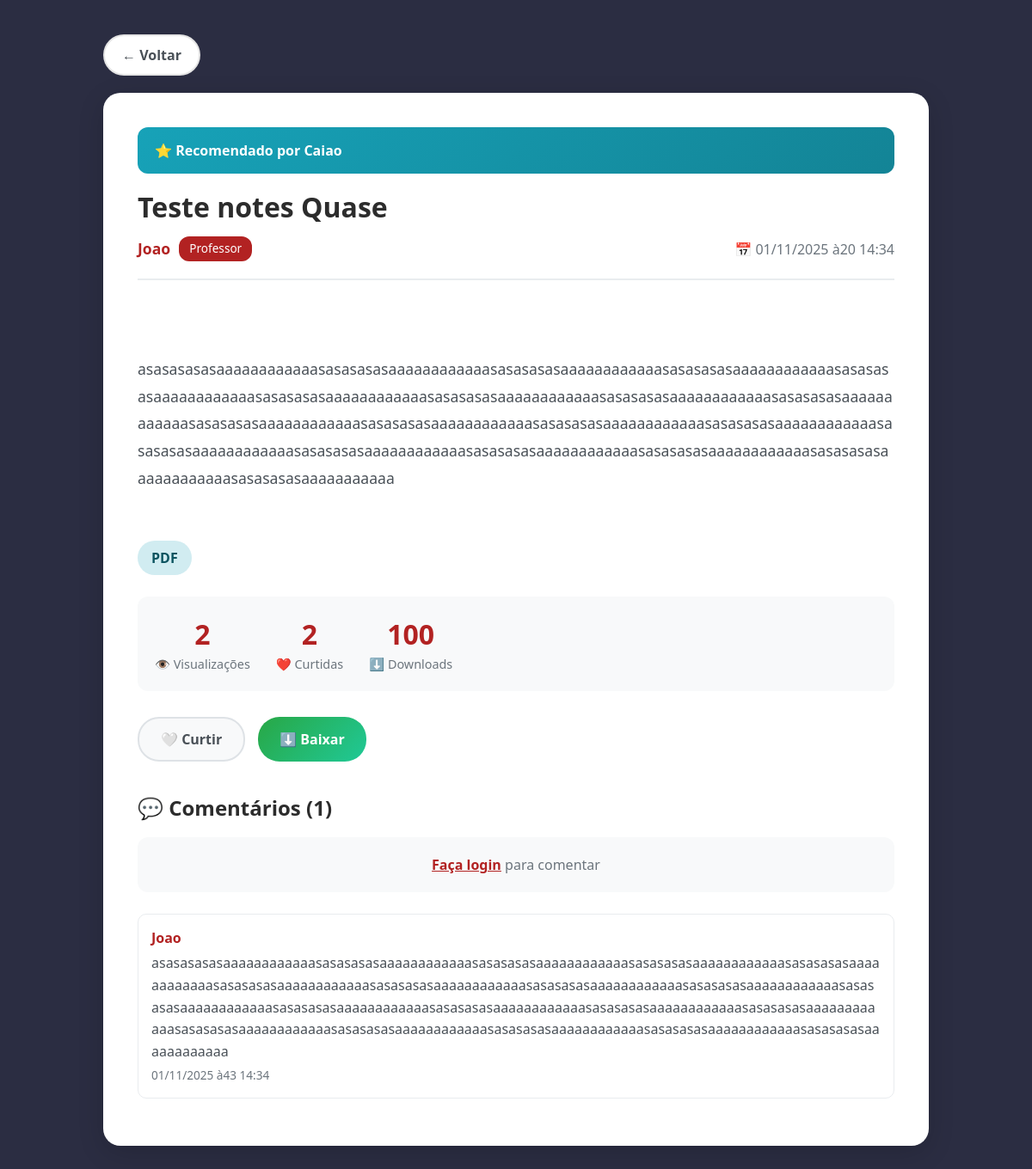
/notes/9/, run on the app's committed database.
### notes/models.py (models this page shows, shortened)
class NoteRecommendation(models.Model):
    note = models.ForeignKey(Note, on_delete=models.CASCADE, related_name='recommendations', verbose_name='Note')
    teacher = models.ForeignKey(User, on_delete=models.CASCADE, limit_choices_to={'user_type': 'professor'}, verbose_name='Professor')
    recommended_at = models.DateTimeField(auto_now_add=True, verbose_name='Recomendado em')
    class Meta:
        unique_together = ('note', 'teacher')
        verbose_name = 'Recomendação'
        verbose_name_plural = 'Recomendações'
        ordering = ['-recommended_at']

class Note(models.Model):
    FILE_TYPES = [
        ('DOC', 'Documento Word'),
        ('PDF', 'PDF'),
        ('PPT', 'Apresentação'),
        ('LINK', 'Link Externo'),
    ]
    author = models.ForeignKey(User, on_delete=models.CASCADE, related_name='notes', verbose_name='Autor')
    title = models.CharField(max_length=50, verbose_name='Título')
    description = models.TextField(max_length=400, blank=True, verbose_name='Descrição')
    file_type = models.CharField(max_length=10, choices=FILE_TYPES, verbose_name='Tipo')
    file = models.FileField(
        upload_to='notes_files/',
        null=True,
        blank=True,
        validators=[validate_file_size, validate_file_extension],
        verbose_name='Arquivo'
    )
    link = models.URLField(null=True, blank=True, verbose_name='Link')
    subject_new = models.ForeignKey(
        Materia,
        on_delete=models.SET_NULL,
        null=True,
        blank=True,
        verbose_name='Matéria',
        related_name='notes'
    )
    is_recommended = models.BooleanField(default=False, verbose_name='Recomendado')
    created_at = models.DateTimeField(default=timezone.now, verbose_name='Criado em')
    views = models.PositiveIntegerField(default=0, db_index=True, verbose_name='Visualizações')
    likes = models.PositiveIntegerField(default=0, db_index=True, verbose_name='Curtidas')
    downloads = models.PositiveIntegerField(default=0, db_index=True, verbose_name='Downloads')
    class Meta:
        ordering = ['-is_recommended', '-likes', '-views', '-downloads', '-created_at']
        verbose_name = 'Note'
        verbose_name_plural = 'Notes'
        indexes = [
            models.Index(fields=['-likes', '-views']),
            models.Index(fields=['subject_new']),
            models.Index(fields=['-created_at']),
        ]

class Comment(models.Model):
    note = models.ForeignKey(Note, on_delete=models.CASCADE, related_name='comments', verbose_name='Note')
    author = models.ForeignKey(User, on_delete=models.CASCADE, verbose_name='Autor')
    text = models.CharField(max_length=400, verbose_name='Comentário')
    created_at = models.DateTimeField(auto_now_add=True, verbose_name='Criado em')
    class Meta:
        ordering = ['created_at']
        verbose_name = 'Comentário'
        verbose_name_plural = 'Comentários'

### accounts/models.py (models this page shows, shortened)
class User(AbstractUser):
    USER_TYPE_CHOICES = (
        ('admin', 'Administrador'),
        ('professor', 'Professor'),
        ('aluno', 'Aluno'),  # Atualizado de 'estudante' para 'aluno'
    )
    user_type = models.CharField(
        max_length=20,
        choices=USER_TYPE_CHOICES,
        default='aluno',  # Atualizado
        verbose_name='Tipo de Usuário'
    )
    matricula = models.CharField(max_length=20, blank=True, null=True, verbose_name='Matrícula')
    telefone = models.CharField(max_length=15, blank=True, null=True, verbose_name='Telefone')
    first_login = models.BooleanField(default=True, verbose_name='Primeiro Login')
    class Meta:
        verbose_name = 'Usuário'
        verbose_name_plural = 'Usuários'

### notes/views.py (the view, shortened to what this page needs)
# urls.py: path('<int:pk>/', views.note_detail, name='detail'),
def note_detail(request, pk):
    note = get_object_or_404(Note.objects.select_related('author', 'subject_new'), pk=pk)
    if request.user.is_authenticated:
        view_created = NoteView.objects.get_or_create(note=note, user=request.user)
        if view_created[1]:
            Note.objects.filter(pk=pk).update(views=F('views') + 1)
            note.refresh_from_db(fields=['views'])
    user_liked = False
    if request.user.is_authenticated:
        user_liked = NoteLike.objects.filter(note=note, user=request.user).exists()
    recommendations = NoteRecommendation.objects.filter(note=note).select_related('teacher')
    primary_recommendation = None
    other_recommendations_count = 0
    if recommendations.exists():
        primary_recommendation = recommendations[0]
        other_recommendations_count = len(recommendations) - 1
    auto_recommend_reason = None
    is_author_teacher = note.author.user_type == 'professor' or note.author.is_staff
    can_recommend = request.user.is_authenticated and (request.user.user_type == 'professor' or request.user.is_staff)
    user_has_recommended = False
    if can_recommend:
        user_has_recommended = NoteRecommendation.objects.filter(note=note, teacher=request.user).exists()
    comments = note.comments.select_related('author').all()
    context = {
        'note': note,
        'comments': comments,
        'user_liked': user_liked,
        'is_author_teacher': is_author_teacher,
        'can_recommend': can_recommend,
        'user_has_recommended': user_has_recommended,
        'primary_recommendation': primary_recommendation,
        'other_recommendations_count': other_recommendations_count,
        'all_recommendations': recommendations,
        'auto_recommend_reason': auto_recommend_reason,
    }
    return render(request, 'notes/note_detail.html', context)

### notes/templates/notes/note_detail.html (shortened to what this page needs)
<!DOCTYPE html>
<html lang="pt-br">
<head>
    {% load static %}
    <link href="https://cdn.jsdelivr.net/npm/bootstrap@5.3.0/dist/css/bootstrap.min.css" rel="stylesheet">
</head>
<body>
    <div class="container">
        <a href="{% url 'notes:list' %}" class="btn-back">← Voltar</a>
        <div class="note-detail-card">
            {% if note.is_recommended %}
                {% if primary_recommendation %}
                    <div class="recommendation-banner">
                        <div>
                            <div class="recommendation-text">
                                ⭐ Recomendado por {{ primary_recommendation.teacher.username }}
                            </div>
                        </div>
                    </div>
                {% endif %}
            {% endif %}
            <div class="note-header">
                <h1 class="note-title">{{ note.title }}</h1>
                <div class="note-meta">
                    <div class="author-info">
                        <span class="author-name">{{ note.author.username }}</span>
                        {% if is_author_teacher %}
                            <span class="badge-professor">Professor</span>
                        {% endif %}
                    </div>
                    <div style="color: #6c757d;">
                        📅 {{ note.created_at|date:"d/m/Y às H:i" }}
                    </div>
                </div>
            </div>
            {% if note.description %}
                <div class="note-description">
                    {{ note.description }}
                </div>
            {% endif %}
            <div class="note-badges">
                <span class="badge-type">{{ note.get_file_type_display }}</span>
            </div>
            <div class="metrics">
                <div class="metric-item">
                    <div class="metric-number">{{ note.views }}</div>
                    <div class="metric-label">👁️ Visualizações</div>
                </div>
                <div class="metric-item">
                    <div class="metric-number" id="likesCount">{{ note.likes }}</div>
                    <div class="metric-label">❤️ Curtidas</div>
                </div>
                <div class="metric-item">
                    <div class="metric-number">{{ note.downloads }}</div>
                    <div class="metric-label">⬇️ Downloads</div>
                </div>
            </div>
            <div class="action-buttons">
                {% if user.is_authenticated %}
                    <button class="btn-action btn-like {% if user_liked %}liked{% endif %}" id="likeBtn" onclick="toggleLike()">
                        <span id="likeIcon">{% if user_liked %}❤️{% else %}🤍{% endif %}</span>
                        <span id="likeText">{% if user_liked %}Descurtir{% else %}Curtir{% endif %}</span>
                    </button>
                    {% if note.file %}
                        <a href="{% url 'notes:download' note.pk %}" class="btn-action btn-download">
                            ⬇️ Baixar Arquivo
                        </a>
                    {% elif note.link %}
                        <a href="{{ note.link }}" target="_blank" class="btn-action btn-download">
                            🔗 Acessar Link
                        </a>
                    {% endif %}
                    {% if can_recommend %}
                        <button class="btn-action btn-recommend {% if user_has_recommended %}active{% endif %}"
                                id="recommendBtn" onclick="toggleRecommend()">
                            <span id="recommendIcon">{% if user_has_recommended %}✅{% else %}⭐{% endif %}</span>
                            <span id="recommendText">{% if user_has_recommended %}Remover Recomendação{% else %}Recomendar{% endif %}</span>
                        </button>
                    {% endif %}
                {% else %}
                    <button class="btn-action btn-like" data-bs-toggle="modal" data-bs-target="#loginRequiredModal">
                        🤍 Curtir
                    </button>
                    <button class="btn-action btn-download" data-bs-toggle="modal" data-bs-target="#loginRequiredModal">
                        ⬇️ Baixar
                    </button>
                {% endif %}
            </div>
            <div class="comments-section">
                <h2 class="comments-header">💬 Comentários ({{ comments.count }})</h2>
                {% if user.is_authenticated %}
                    <form method="POST" class="comment-form" id="commentForm">
                        {% csrf_token %}
                        <textarea name="text" class="comment-input" rows="3"
                                  placeholder="Escreva seu comentário (máx 400 caracteres)..."
                                  maxlength="400" id="commentInput" required></textarea>
                        <div style="text-align: right; margin-top: 5px;">
                            <small style="color: #6c757d;" id="commentCount">0/400</small>
                        </div>
                        <button type="submit" class="btn-comment">Comentar</button>
                    </form>
                {% else %}
                    <div class="comment-form">
                        <p style="text-align: center; color: #6c757d; margin: 0;">
                            <a href="{% url 'accounts:login' %}" style="color: var(--primary); font-weight: 600;">Faça login</a>
                            para comentar
                        </p>
                    </div>
                {% endif %}
                <div id="commentsList">
                    {% for comment in comments %}
                        <div class="comment-item">
                            <div class="comment-author">{{ comment.author.username }}</div>
                            <div class="comment-text">{{ comment.text }}</div>
                            <div class="comment-date">{{ comment.created_at|date:"d/m/Y às H:i" }}</div>
                        </div>
                    {% empty %}
                        <p style="text-align: center; color: #6c757d; padding: 40px;">
                            Seja o primeiro a comentar! 💬
                        </p>
                    {% endfor %}
                </div>
            </div>
        </div>
    </div>
</body>
</html>

### notes/templates/notes/note_detail.html (style rules this page uses)
:root { --primary: rgb(178, 34, 34); --primary-dark: rgb(222, 30, 53); --background: rgb(43, 45, 66); }
body { font-family: 'Segoe UI', Tahoma, Geneva, Verdana, sans-serif; background: var(--background); min-height: 100vh; color: #2c2c2c; }
.container { max-width: 1000px; margin: 20px auto; padding: 20px; }
.btn-back { background: white; color: #495057; border: 2px solid rgba(0,0,0,0.1); padding: 10px 20px; border-radius: 25px; font-weight: 600; cursor: pointer; transition: all 0.3s ease; text-decoration: none; display: inline-block; margin-bottom: 20px; float: left; }
.note-detail-card { background: white; border-radius: 20px; padding: 40px; box-shadow: 0 8px 30px rgba(0,0,0,0.15); margin-bottom: 30px; clear: both; }
.note-header { border-bottom: 2px solid #e9ecef; padding-bottom: 20px; margin-bottom: 25px; }
.note-title { font-size: 2rem; font-weight: 700; color: #2c2c2c; margin-bottom: 15px; }
.note-meta { display: flex; justify-content: space-between; align-items: center; flex-wrap: wrap; gap: 15px; }
.author-info { display: flex; align-items: center; gap: 10px; }
.author-name { font-weight: 600; color: var(--primary); font-size: 1.1rem; }
.badge-professor { background: var(--primary); color: white; padding: 4px 12px; border-radius: 12px; font-size: 0.85rem; }
.recommendation-banner { background: linear-gradient(135deg, #17a2b8 0%, #138496 100%); color: white; padding: 15px 20px; border-radius: 12px; margin-bottom: 20px; display: flex; justify-content: space-between; align-items: center; }
.recommendation-text { font-weight: 600; font-size: 1rem; }
.note-description { font-size: 1.1rem; line-height: 1.8; color: #495057; margin-bottom: 25px; white-space: pre-wrap; word-wrap: break-word; overflow-wrap: break-word; }
.note-badges { display: flex; gap: 10px; margin-bottom: 25px; flex-wrap: wrap; }
.badge-type { background: #d1ecf1; color: #0c5460; padding: 8px 16px; border-radius: 20px; font-weight: 600; }
.action-buttons { display: flex; gap: 15px; margin-bottom: 30px; flex-wrap: wrap; }
.btn-action { padding: 12px 25px; border-radius: 25px; border: none; font-weight: 600; cursor: pointer; transition: all 0.3s ease; display: flex; align-items: center; gap: 8px; }
.btn-like { background: #f8f9fa; color: #495057; border: 2px solid #dee2e6; }
.btn-download { background: linear-gradient(135deg, #28a745 0%, #20c997 100%); color: white; }
.metrics { display: flex; gap: 30px; padding: 20px; background: #f8f9fa; border-radius: 12px; margin-bottom: 30px; }
.metric-item { text-align: center; }
.metric-number { font-size: 2rem; font-weight: 700; color: var(--primary); }
.metric-label { font-size: 0.9rem; color: #6c757d; }
.comments-section { margin-top: 40px; }
.comments-header { font-size: 1.5rem; font-weight: 700; margin-bottom: 20px; }
.comment-form { background: #f8f9fa; padding: 20px; border-radius: 12px; margin-bottom: 25px; }
.comment-item { background: white; border: 1px solid #e9ecef; padding: 15px; border-radius: 10px; margin-bottom: 15px; }
.comment-author { font-weight: 600; color: var(--primary); margin-bottom: 5px; }
.comment-text { color: #495057; line-height: 1.6; word-wrap: break-word; white-space: pre-wrap; overflow-wrap: break-word; }
.comment-date { font-size: 0.85rem; color: #6c757d; margin-top: 5px; }

### data on the page
NoteRecommendation: teacher.username "Caiao"
Note: title "Teste notes Quase", author.username "Joao", created_at "01/11/2025 à20 14:34", description "asasasasasaaaaaaaaaaaasasasasasaaaaaaaaaaaasasasasasaaaaaaaaaaaasasasasasaaaaaaaaaaaasasasasasaaaaaaaaaaaasasasasasaaaaaaaaaaaasasasasasaaaaaaaaaaaasasasasasaaaaaaaaaaaasasasasasaaaaaaaaaaaasasasasasaaaaaaaaaaaasasasasasaaaaaaaaaaaasasasasasaaaaaaaaaaaasasasasasaaaaaaaaaaaasasasasasaaaaaaaaaaaasasasasasaaaaaaaaaaaasasasasasaaaaaaaaaaaasasasasasaaaaaaaaaaaasasasasasaaaaaaaaaaaasasasasasaaaaaaaaaaa", file_type "PDF", views "2", likes "2", downloads "100"
Comment: author.username "Joao", text "asasasasasaaaaaaaaaaaasasasasasaaaaaaaaaaaasasasasasaaaaaaaaaaaasasasasasaaaaaaaaaaaasasasasasaaaaaaaaaaaasasasasasaaaaaaaaaaaasasasasasaaaaaaaaaaaasasasasasaaaaaaaaaaaasasasasasaaaaaaaaaaaasasasasasaaaaaaaaaaaasasasasasaaaaaaaaaaaasasasasasaaaaaaaaaaaasasasasasaaaaaaaaaaaasasasasasaaaaaaaaaaaasasasasasaaaaaaaaaaaasasasasasaaaaaaaaaaaasasasasasaaaaaaaaaaaasasasasasaaaaaaaaaaaasasasasasaaaaaaaaaaaa", created_at "01/11/2025 à43 14:34"

### other printed values
{{ comments.count }} "1"
